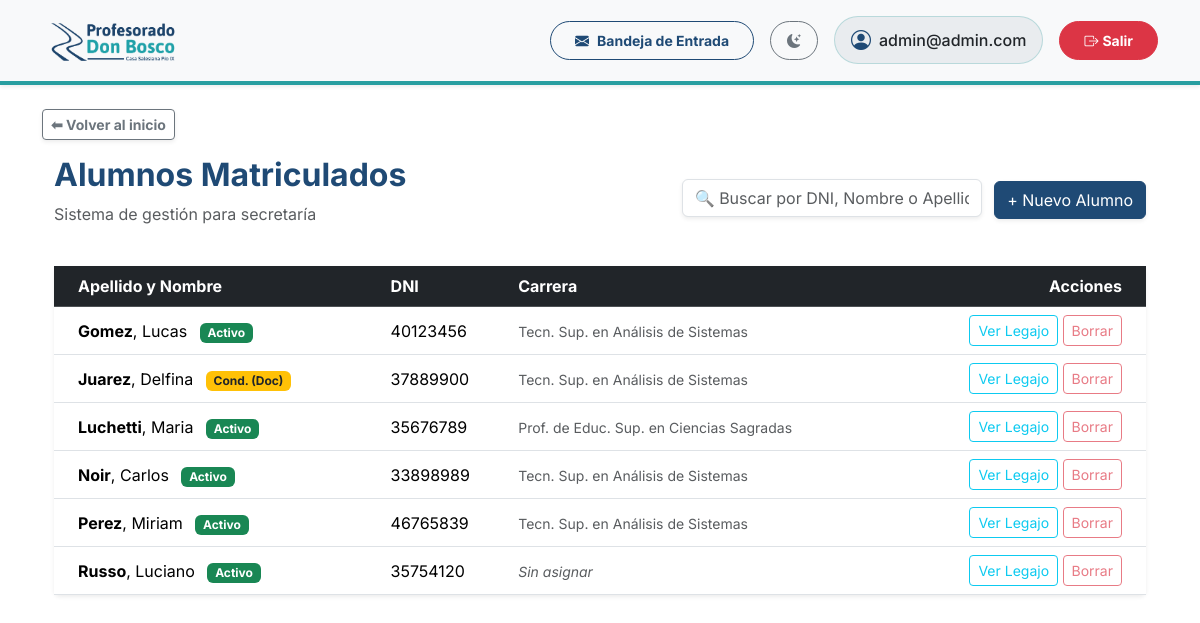
The app's page /alumnos/ (signed in), older data.
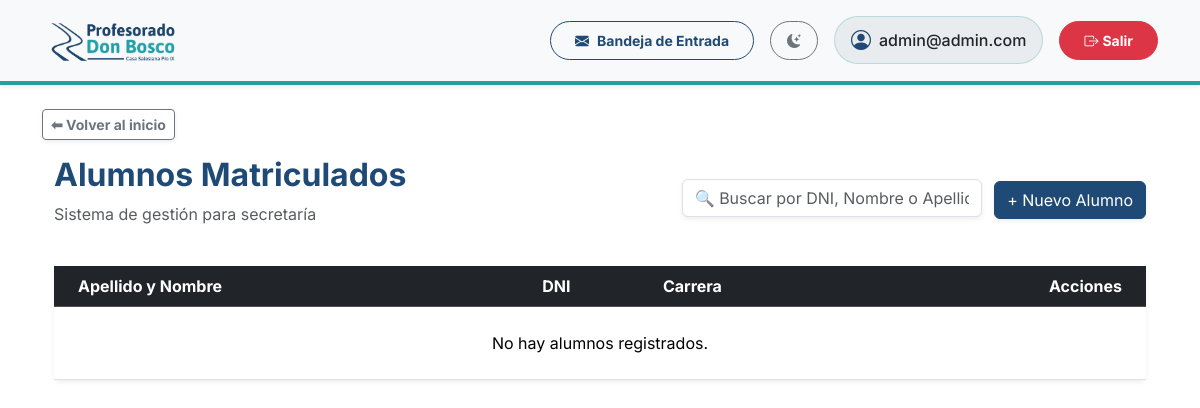
The same page, newer data.
### gestion/models.py (models this page shows, shortened)
class Alumno(models.Model):
    usuario = models.OneToOneField(User, on_delete=models.CASCADE, related_name='perfil_alumno', null=True, blank=True)
    dni = models.CharField('DNI', max_length=15, unique=True)
    nombre = models.CharField('Nombre/s', max_length=100)
    apellido = models.CharField('Apellido/s', max_length=100)
    fecha_nacimiento = models.DateField('Fecha de nacimiento', null=True, blank=True)
    telefono = models.CharField(max_length=20, blank=True, null=True, verbose_name="Teléfono Fijo")
    celular = models.CharField(max_length=20, blank=True, null=True, verbose_name="Celular")
    direccion = models.CharField(max_length=200, blank=True, null=True, verbose_name="Dirección")
    email = models.EmailField(blank=True, null=True)
    nacionalidad = models.CharField(max_length=100, default='Argentina')
    codigo_postal = models.CharField(max_length=20, blank=True, null=True)
    comuna_zona = models.CharField(max_length=100, blank=True, null=True)
    PROVINCIAS = [
        ('Buenos Aires', 'Buenos Aires'), ('CABA', 'Ciudad Autónoma de Buenos Aires'),
        ('Catamarca', 'Catamarca'), ('Chaco', 'Chaco'), ('Chubut', 'Chubut'),
        ('Córdoba', 'Córdoba'), ('Corrientes', 'Corrientes'), ('Entre Ríos', 'Entre Ríos'),
        ('Formosa', 'Formosa'), ('Jujuy', 'Jujuy'), ('La Pampa', 'La Pampa'),
        ('La Rioja', 'La Rioja'), ('Mendoza', 'Mendoza'), ('Misiones', 'Misiones'),
        ('Neuquén', 'Neuquén'), ('Río Negro', 'Río Negro'), ('Salta', 'Salta'),
        ('San Juan', 'San Juan'), ('San Luis', 'San Luis'), ('Santa Cruz', 'Santa Cruz'),
        ('Santa Fe', 'Santa Fe'), ('Santiago del Estero', 'Santiago del Estero'),
        ('Tierra del Fuego', 'Tierra del Fuego'), ('Tucumán', 'Tucumán')
    ]
    provincia = models.CharField(max_length=100, choices=PROVINCIAS, blank=True, null=True)
    localidad = models.CharField(max_length=100, blank=True, null=True)
    SEXO_CHOICES = [('M', 'Masculino'), ('F', 'Femenino')]
    sexo = models.CharField(max_length=1, choices=SEXO_CHOICES, blank=True, null=True)
    lugar_nacimiento = models.CharField(max_length=100, blank=True, null=True)
    doc_dni = models.BooleanField(default=False, verbose_name="Fotocopia DNI")
    doc_vacunas = models.BooleanField(default=False, verbose_name="Certificado de Vacunas")
    doc_partida = models.BooleanField(default=False, verbose_name="Partida de Nacimiento")
    doc_primaria = models.BooleanField(default=False, verbose_name="Título Secundario") # Adaptado a terciario
    doc_pase = models.BooleanField(default=False, verbose_name="Pase de Escuela Anterior")
    plan = models.ForeignKey('PlanDeEstudio', on_delete=models.SET_NULL, null=True, blank=True, related_name='alumnos', verbose_name="Plan de Estudios")
    ESTADOS_ALUMNO = [
        ('ACT', 'Activo'),
        ('INA', 'Inactivo / Abandonó'),
        ('EGR', 'Egresado'),
        ('COND_DOC', 'Condicionado (Documentación)'),
        ('COND_PAG', 'Condicionado (Falta de Pago)'),
        ('ASP', 'Aspirante (Pre-Inscripto)'),
    ]
    estado_alumno = models.CharField('Estado', max_length=10, choices=ESTADOS_ALUMNO, default='ACT')

class PlanDeEstudio(models.Model):
    nombre = models.CharField('Nombre del Plan', max_length=150)
    resolucion_ministerial = models.CharField('Resolución', max_length=50)

### gestion/views.py (the view)
# urls.py: path('alumnos/', lista_alumnos, name='lista_alumnos'),
@login_required
def lista_alumnos(request):
    planes_ids = is_director_carrera(request.user)
    if planes_ids is not None:
        alumnos = Alumno.objects.filter(plan_id__in=planes_ids).order_by('apellido')
    else:
        alumnos = Alumno.objects.all().order_by('apellido')
    return render(request, 'gestion/lista_alumnos.html', {
        'alumnos': alumnos,
    })

### gestion/context_processors.py (called while the page is built)
def notificaciones_context(request):
    if request.user.is_authenticated:
        from gestion.models import Notificacion
        unread_count = Notificacion.objects.filter(usuario=request.user, leida=False).count()
        return {'unread_notifications_count': unread_count}
    return {'unread_notifications_count': 0}

### gestion/views.py (called while the page is built)
def is_director_carrera(user):
    if user.is_staff and not user.is_superuser:
        if hasattr(user, 'perfil_docente') and user.perfil_docente.carreras_coordinadas.exists():
            return list(user.perfil_docente.carreras_coordinadas.values_list('id', flat=True))
    return None

### gestion/templates/gestion/lista_alumnos.html (shortened to what this page needs)
{% extends "base.html" %}
{% block back_button %}
<a href="{% url 'dashboard' %}" class="btn btn-sm btn-outline-secondary shadow-sm fw-bold">⬅ Volver al inicio</a>
{% endblock %}
{% block content %}
<div class="container mt-2">
    <div class="row mb-4">
        <div class="col-md-5">
            <h2 class="text-primary fw-bold">Alumnos Matriculados</h2>
            <p class="text-muted">Sistema de gestión para secretaría</p>
        </div>
        <div class="col-md-7 text-end align-self-center">
            <div class="d-inline-block me-2" style="width: 300px;">
                <input type="text" id="filterText" class="form-control shadow-sm" placeholder="🔍 Buscar por DNI, Nombre o Apellido...">
            </div>
            <a href="{% url 'alta_alumno' %}" class="btn btn-primary shadow-sm">+ Nuevo Alumno</a>
        </div>
    </div>
    <div class="card shadow-sm border-0">
        <div class="card-body p-0">
            <div class="table-responsive">
<table class="table table-hover align-middle mb-0" id="alumnosTable">
                <thead class="table-dark">
                    <tr>
                        <th class="ps-4">Apellido y Nombre</th>
                        <th>DNI</th>
                        <th>Carrera</th>
                        <th class="text-end pe-4">Acciones</th>
                    </tr>
                </thead>
                <tbody>
                    {% for alumno in alumnos %}
                        <tr class="alumno-row">
                            <td class="ps-4 alumno-nombre">
                                <strong>{{ alumno.apellido }}</strong>, {{ alumno.nombre }}
                                {% if alumno.estado_alumno == 'ACT' %}
                                    <span class="badge bg-success ms-2">Activo</span>
                                {% elif alumno.estado_alumno == 'INA' %}
                                    <span class="badge bg-danger ms-2">Inactivo</span>
                                {% elif alumno.estado_alumno == 'EGR' %}
                                    <span class="badge bg-info text-dark ms-2">Egresado</span>
                                {% elif alumno.estado_alumno == 'COND_DOC' %}
                                    <span class="badge bg-warning text-dark ms-2" title="Falta Documentación">Cond. (Doc)</span>
                                {% elif alumno.estado_alumno == 'COND_PAG' %}
                                    <span class="badge bg-warning text-dark ms-2" title="Falta de Pago">Cond. (Pago)</span>
                                {% endif %}
                            </td>
                            <td class="alumno-dni">{{ alumno.dni }}</td>
                            <td>
                                {% if alumno.plan %}
                                    <span class="text-muted small">{{ alumno.plan.nombre|truncatechars:45 }}</span>
                                {% else %}
                                    <span class="text-muted small fst-italic">Sin asignar</span>
                                {% endif %}
                            </td>
                            <td class="text-end pe-4">
                               <a href="{% url 'legajo_alumno' alumno.id %}" class="btn btn-sm btn-outline-info">Ver Legajo</a>
                                <button class="btn btn-sm btn-outline-danger disabled">Borrar</button>
                            </td>
                        </tr>
                    {% empty %}
                        <tr id="emptyRow">
                            <td colspan="4" class="text-center py-4">No hay alumnos registrados.</td>
                        </tr>
                    {% endfor %}
                </tbody>
            </table>
</div>
        </div>
    </div>
</div>
{% endblock %}

Row changes from the older to the newer data that the page shows:
removed Alumno: apellido "Gomez", nombre "Lucas", estado_alumno "Activo", dni "40123456", plan.nombre "Tecn. Sup. en Análisis de Sistemas"
removed Alumno: apellido "Juarez", nombre "Delfina", estado_alumno "Cond. (Doc)", dni "37889900", plan.nombre "Tecn. Sup. en Análisis de Sistemas"
removed Alumno: apellido "Luchetti", nombre "Maria", estado_alumno "Activo", dni "35676789", plan.nombre "Prof. de Educ. Sup. en Ciencias Sagradas"
removed Alumno: apellido "Noir", nombre "Carlos", estado_alumno "Activo", dni "33898989", plan.nombre "Tecn. Sup. en Análisis de Sistemas"
removed Alumno: apellido "Perez", nombre "Miriam", estado_alumno "Activo", dni "46765839", plan.nombre "Tecn. Sup. en Análisis de Sistemas"
removed Alumno: apellido "Russo", nombre "Luciano", estado_alumno "Activo", dni "35754120", shows "Sin asignar"
Text that changed along with them:
text now shown: "No hay alumnos registrados."
